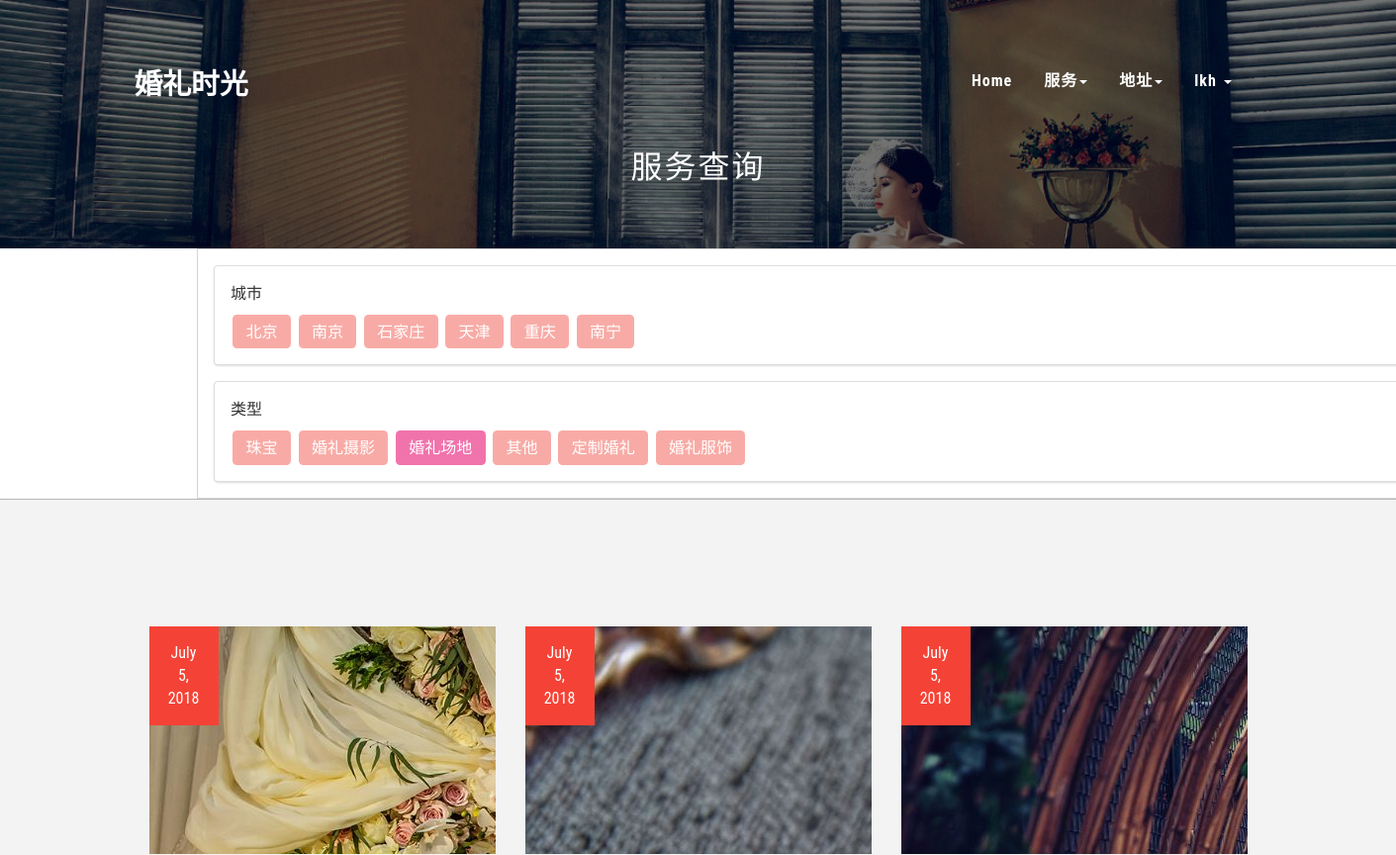
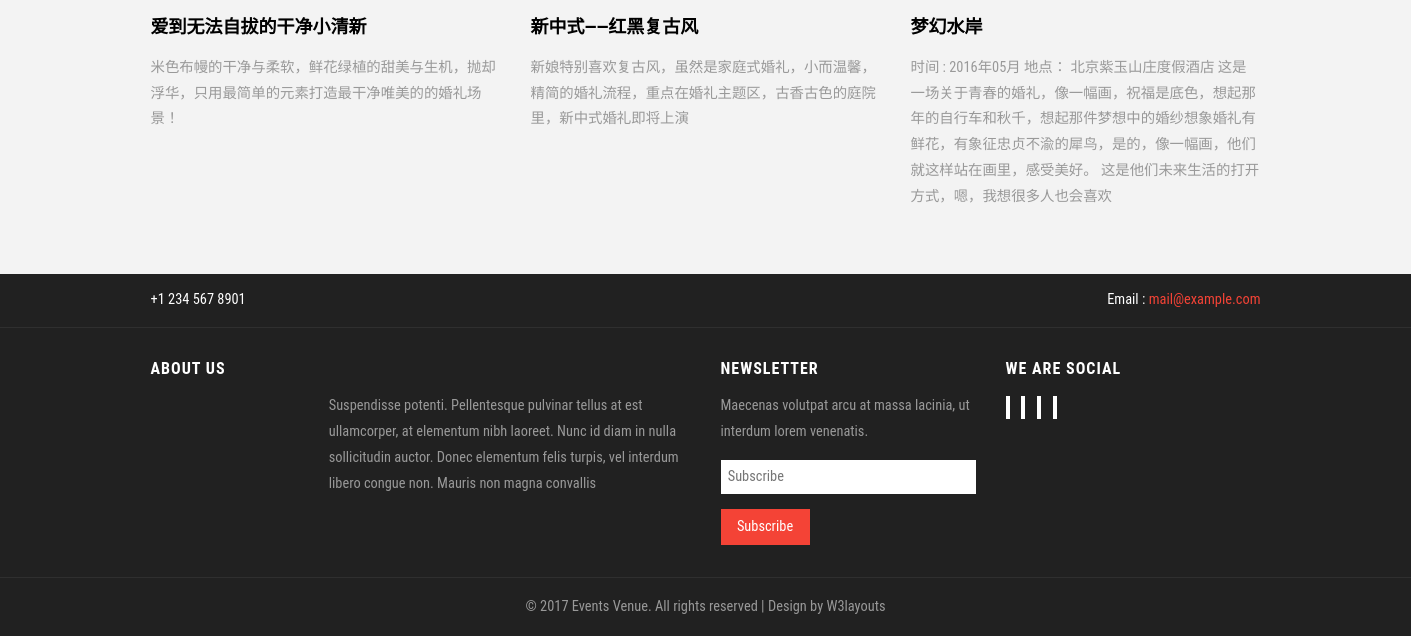
The page /server/0&3 (signed in) on the database as committed earlier (2 pictures, top to bottom).
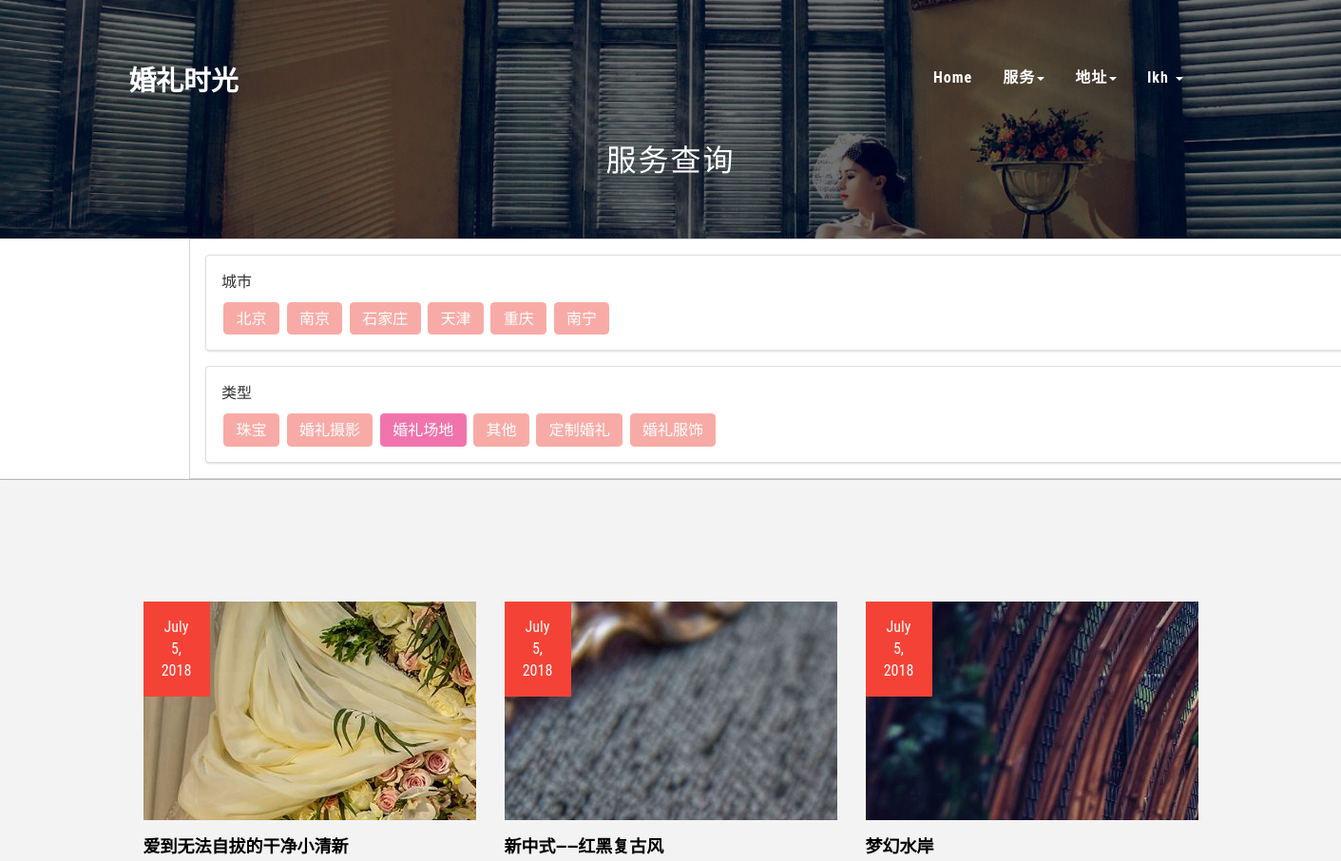
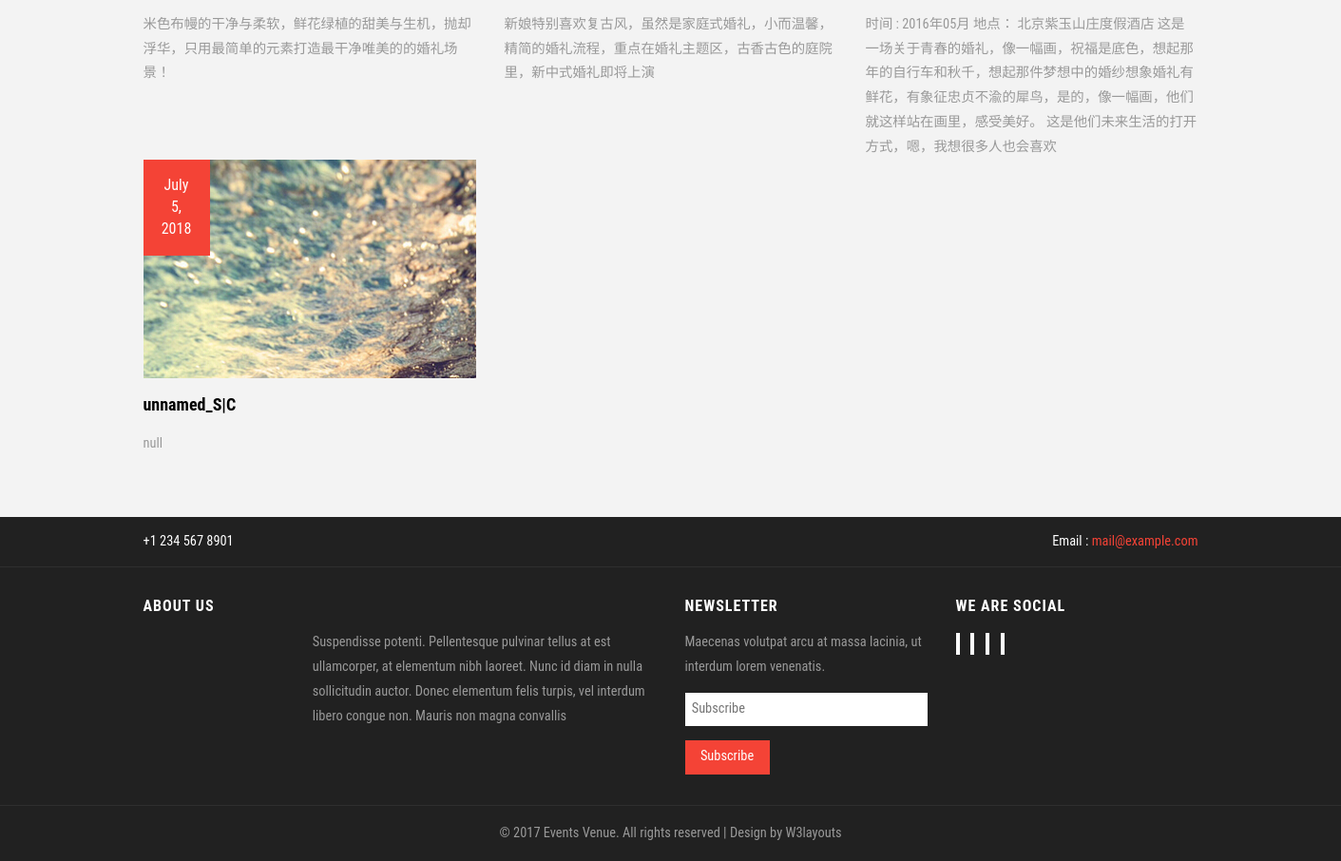
The same page on the database as committed later (2 pictures, top to bottom).
### Web/models.py (models this page shows, shortened)
class City(models.Model):# 检索用，存城市名，城市内公司数
    city_name = models.CharField(max_length=10,default='BeiJing')
    shop_count = models.PositiveIntegerField(default=0)
    def __str__(self):
        return str(self.id) + self.city_name

class server_choices(models.Model):#检索用， 存服务类型（简写，完整描述）
    ser_name = models.CharField(max_length=5,default='NULL')
    ex_ser_name = models.CharField(max_length=15,default="expand_server'name")
    def __str__(self):
        return str(self.id) + self.ex_ser_name

class C_S(models.Model):#存服务
    belong = models.ForeignKey(to=Company)#所属公司
    topic = models.CharField(max_length=30 , default='unnamed_S|C')#主题
    public_like = models.PositiveIntegerField(default=0)#喜好程度
    icon = models.ImageField(upload_to='store/icon')#图标
    introduction = models.TextField(max_length=255,default='null')#介绍
    index_flag = models.CharField(max_length=20,default='',null=True,blank = True)
    service_kind = models.ForeignKey(to=server_choices)#服务种类
    minprice = models.DecimalField(max_digits=8,decimal_places=2,default = 0,null=True,blank=True)#价格999999.99
    maxprice = models.DecimalField(max_digits=8,decimal_places=2,default = 0,null=True,blank=True)#价格999999.99
    detail = models.TextField(max_length=255,default='null',null=True,blank = True)#细节参数
    create_time = models.DateField(auto_now_add=True)#创建日期
    graph_count = models.IntegerField(default=0)#包含图片数
    writed_time = models.DateField(auto_now=True)#修改日期

### Web/views.py (the view)
# urls.py: url(r'^server/(?P<site>\d+)&(?P<kind>\d+)$',server),
def server(request,site,kind):
    context={}
    if request.method =='GET':
        if isinstance(request.user,User):
            user = UserProfile.objects.get(belong_to = request.user)
        else:
            user = None
        cities = City.objects.all()
        ser_kind = server_choices.objects.all()
        if site == '0' and kind == '0':
            servers = C_S.objects.all()
            tsite = City.objects.filter(id = site)
            tkind = server_choices.objects.filter(id = kind)
        elif site == '0':
            servers = C_S.objects.filter(service_kind__id=kind)
            tsite = City.objects.filter(id = site)
            tkind = server_choices.objects.get(id = kind)
        elif kind == '0':
            servers = C_S.objects.filter(belong__adress=site)
            tsite = City.objects.get(id = site)
            tkind = server_choices.objects.filter(id = kind)
        else:
            servers = C_S.objects.filter(belong__adress=site,service_kind=kind)
            tsite = City.objects.get(id = site)
            tkind = server_choices.objects.get(id = kind)
        context['User'] = user
        context['city'] =cities
        context['s_kind'] = ser_kind
        context['servers'] = servers
        context['site'] = tsite
        context['kind'] = tkind
    return render(request,'server.html',context=context)

### Web/models.py (called while the page is built)
    def __str__(self):
        return self.belong_to.username

### Web/templates/server.html (shortened to what this page needs)
<!DOCTYPE html>
{% load staticfiles %}
<html lang="en">
<head>
<link rel="stylesheet" href="{% static '/css/semantic.css' %}" media="screen" title="no title" charset="utf-8">
<link href="{% static '/css/bootstrap.css' %}" rel="stylesheet" type="text/css" media="all" />
<link rel="stylesheet" href="{% static '/css/style.css' %}" type="text/css" media="all" />
</head>
<body>
	<div class="banner">
        {% include "header.html" %}
		<div class="agileinfo-top-heading">
			<h2>服务查询</h2>
		</div>
    </div>
<div class="ui attached tabular menu">
    <div class="ui  attached segment"  style="left:200px">
            <div class="ui segment">
                <p>城市</p>
                {% for ct in city %}
                    {%if kind.id %}
                        {% if ct.id == site.id %}
                            <a class="ui large label" href="../../server/{{ct.id}}&{{kind.id}}" style="background-color:#f173ac; color:white">{{ct.city_name}}</a>
                        {% else %}
                            <a class="ui large label" href="../../server/{{ct.id}}&{{kind.id}}" style="background-color:#f8aba6;color:white" >{{ct.city_name}}</a>
                        {% endif %}
                    {%else%}
                        {% if ct.id == site.id %}
                            <a class="ui large label" href="../../server/{{ct.id}}&0" style="background-color:#f173ac;color:white">{{ct.city_name}}</a>
                        {% else %}
                            <a class="ui large label" href="../../server/{{ct.id}}&0" style="background-color:#f8aba6;color:white" >{{ct.city_name}}</a>
                        {% endif %}
                    {% endif %}
                {% endfor %}
            </div>
            <div class="ui segment">
                <p>类型</p>
                {% for sk in s_kind %}
                    {%if site.id %}
                        {% if sk.id == kind.id %}
                            <a class="ui large label" href="../../server/{{site.id}}&{{sk.id}}" style="background-color:#f173ac;color:white">{{sk.ex_ser_name}}</a>
                        {% else %}
                            <a class="ui large label" href="../../server/{{site.id}}&{{sk.id}}" style="background-color:#f8aba6;color:white">{{sk.ex_ser_name}}</a>
                        {% endif %}
                    {%else%}
                        {% if sk.id == kind.id %}
                            <a class="ui large label" href="../../server/0&{{sk.id}}" style="background-color:#f173ac;color:white">{{sk.ex_ser_name}}</a>
                        {% else %}
                            <a class="ui large label" href="../../server/0&{{sk.id}}" style="background-color:#f8aba6;color:white">{{sk.ex_ser_name}}</a>
                        {% endif %}
                    {% endif %}
                {% endfor %}
            </div>
    </div>
</div>
<div class="posts">
		<div class="container">
			<div class="posts-grids">
                {% if servers %}
				{% for ser in servers %}
				<div class="col-md-4 w3-agile-post-grids">
					<div class="w3-agile-post-img" style="background-image:url({{ ser.icon.url }})">
						<a href="../../single/{{ser.id}}">
							<ul>
								<li>{{ser.create_time}}</li>
							</ul>
						</a>
					</div>
					<div class="w3-agile-post-info">
						<h4><a href="../../single/{{ser.id}}">{{ser.topic}}</a></h4>
						<p>{{ser.introduction}}</p>
					</div>
				</div>
                {% endfor %}
                {%else%}
                <div>
                    None
                </div>
                {% endif %}
				<div class="clearfix"> </div>
			</div>
		</div>
	</div>
<footer>
    {% include "footer.html" %}
</footer>
</body>
</html>

Rows that differ between the two databases and show on the page:
added C_S: icon (picture), create_time "July 5, 2018", topic "unnamed_S|C", introduction "null"
